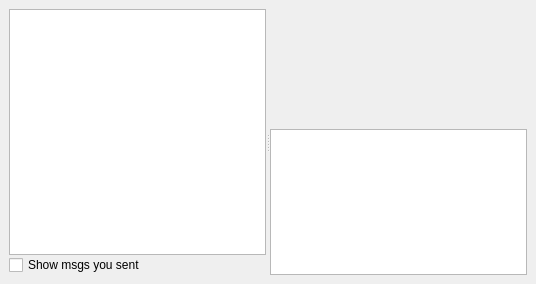
<?xml version="1.0" encoding="UTF-8"?>
<ui version="4.0">
 <class>MsgBrowseDock</class>
 <widget class="QDockWidget" name="MsgBrowseDock">
  <property name="geometry">
   <rect>
    <x>0</x>
    <y>0</y>
    <width>536</width>
    <height>284</height>
   </rect>
  </property>
  <property name="windowTitle">
   <string>Saved Msgs</string>
  </property>
  <widget class="QWidget" name="dockWidgetContents">
   <layout class="QGridLayout" name="gridLayout">
    <item row="0" column="0">
     <widget class="QSplitter" name="splitter">
      <property name="orientation">
       <enum>Qt::Horizontal</enum>
      </property>
      <widget class="QWidget" name="layoutWidget">
       <layout class="QVBoxLayout" name="verticalLayout">
        <property name="spacing">
         <number>0</number>
        </property>
        <item>
         <widget class="QListView" name="msglist">
          <property name="sizePolicy">
           <sizepolicy hsizetype="Minimum" vsizetype="Preferred">
            <horstretch>0</horstretch>
            <verstretch>0</verstretch>
           </sizepolicy>
          </property>
          <property name="selectionMode">
           <enum>QAbstractItemView::ExtendedSelection</enum>
          </property>
          <property name="layoutMode">
           <enum>QListView::Batched</enum>
          </property>
          <property name="viewMode">
           <enum>QListView::ListMode</enum>
          </property>
         </widget>
        </item>
        <item>
         <widget class="QCheckBox" name="show_sent">
          <property name="text">
           <string>Show msgs you sent</string>
          </property>
         </widget>
        </item>
       </layout>
      </widget>
      <widget class="QWidget" name="layoutWidget">
       <layout class="QVBoxLayout" name="_2">
        <property name="spacing">
         <number>0</number>
        </property>
        <property name="leftMargin">
         <number>0</number>
        </property>
        <property name="topMargin">
         <number>0</number>
        </property>
        <property name="rightMargin">
         <number>0</number>
        </property>
        <property name="bottomMargin">
         <number>0</number>
        </property>
        <item>
         <widget class="player" name="label" native="true">
          <property name="sizePolicy">
           <sizepolicy hsizetype="Expanding" vsizetype="Expanding">
            <horstretch>0</horstretch>
            <verstretch>0</verstretch>
           </sizepolicy>
          </property>
          <property name="minimumSize">
           <size>
            <width>160</width>
            <height>120</height>
           </size>
          </property>
         </widget>
        </item>
        <item>
         <widget class="QTextBrowser" name="textBrowser">
          <property name="sizePolicy">
           <sizepolicy hsizetype="Preferred" vsizetype="Preferred">
            <horstretch>0</horstretch>
            <verstretch>0</verstretch>
           </sizepolicy>
          </property>
         </widget>
        </item>
       </layout>
      </widget>
     </widget>
    </item>
   </layout>
  </widget>
  <action name="actionDelete">
   <property name="icon">
    <iconset resource="icons.qrc">
     <normaloff>:/new/blue48/icons/PrimaryCons_Blue_KenSaunders/PNGs/48x48/trash full-48x48.png</normaloff>:/new/blue48/icons/PrimaryCons_Blue_KenSaunders/PNGs/48x48/trash full-48x48.png</iconset>
   </property>
   <property name="text">
    <string>&amp;Delete</string>
   </property>
  </action>
  <action name="actionForward">
   <property name="icon">
    <iconset resource="icons.qrc">
     <normaloff>:/new/blue48/icons/PrimaryCons_Blue_KenSaunders/PNGs/48x48/right arrow-48x48.png</normaloff>:/new/blue48/icons/PrimaryCons_Blue_KenSaunders/PNGs/48x48/right arrow-48x48.png</iconset>
   </property>
   <property name="text">
    <string>&amp;Forward...</string>
   </property>
  </action>
  <action name="actionReply">
   <property name="icon">
    <iconset resource="icons.qrc">
     <normaloff>:/new/blue48/icons/PrimaryCons_Blue_KenSaunders/PNGs/48x48/undo-48x48.png</normaloff>:/new/blue48/icons/PrimaryCons_Blue_KenSaunders/PNGs/48x48/undo-48x48.png</iconset>
   </property>
   <property name="text">
    <string>&amp;Reply...</string>
   </property>
  </action>
  <action name="actionDelete_All">
   <property name="icon">
    <iconset resource="icons.qrc">
     <normaloff>:/new/red32/icons/PrimaryCons_Red_KenSaunders/PNGs/32x32/exclamation-32x32.png</normaloff>:/new/red32/icons/PrimaryCons_Red_KenSaunders/PNGs/32x32/exclamation-32x32.png</iconset>
   </property>
   <property name="text">
    <string>Delete &amp;All..</string>
   </property>
  </action>
 </widget>
 <customwidgets>
  <customwidget>
   <class>player</class>
   <extends>QWidget</extends>
   <header>player.h</header>
   <container>1</container>
  </customwidget>
 </customwidgets>
 <resources>
  <include location="icons.qrc"/>
 </resources>
 <connections/>
</ui>
